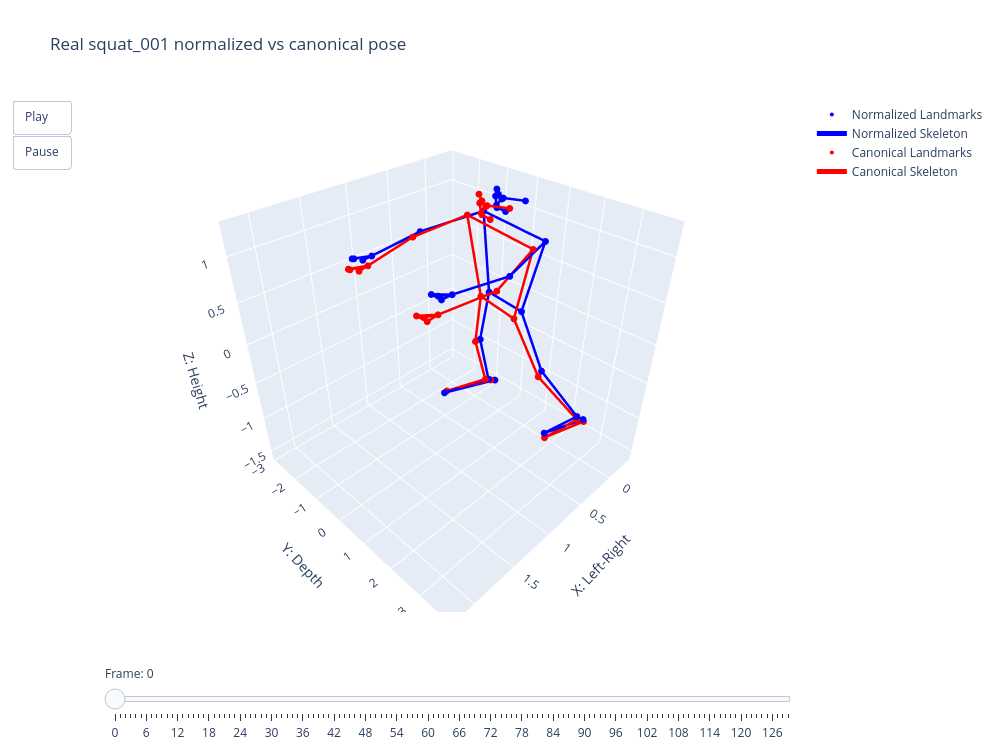

The notebook cell this image was saved under:
### Markdown cell above
### ⑤ Review - Normalized vs Canonical Comparison

Use this overlay to judge the magnitude and direction of optional internal canonicalization. Blue is the default downstream `norm` coordinate family; red is the review-only `canon` coordinate family. Large differences should be treated as a data-confidence warning, not as proof of true biomechanical change.

### Code cell
fig_norm_canon = create_pose_comparison_animation(
    df=canon_df,
    landmarks=LANDMARKS,
    connections=CONNECTIONS,
    coord_modes=('norm', 'canon'),
    names=('Normalized', 'Canonical'),
    frame_duration=33,
    height=750,
    width=1000,
    show_text=False,
    title='Real squat_001 normalized vs canonical pose',
)

fig_norm_canon

### Figure 1 — Plotly figure (JSON) as saved in the notebook; plotly's stock layout.template omitted (floating-point values rounded to 4 significant figures)
{"data": [{"marker": {"color": "blue", "size": 4}, "mode": "markers", "name": "Normalized Landmarks", "showlegend": true, "textposition": "top center", "type": "scatter3d", "x": [0.007065, -0.03677, -0.04678, -0.05931, -0.04664, -0.06241, -0.08723, -0.184, -0.225, -0.03212, -0.04555, -0.2007, -0.2266, 0.425, 0.4805, 0.993, 1.084, 1.124, 1.223, 1.148, 1.24, 1.117, 1.198, 0.04113, -0.04113, 0.06635, 0.008216, -0.08064, -0.1323, -0.1711, -0.2579, 0.2815, 0.3023], "y": [-0.4355, -0.3695, -0.372, -0.3715, -0.6004, -0.603, -0.6037, 0.07553, -0.9768, -0.2145, -0.537, 0.7692, -1.42, 1.033, -1.93, 0.6203, -1.95, 0.631, -2.264, 0.3666, -2.131, 0.5058, -1.922, 0.6759, -0.6759, 1.553, -0.8348, 2.602, -0.7689, 2.67, -0.7878, 2.249, -1.557], "z": [1.108, 1.171, 1.173, 1.174, 1.174, 1.178, 1.182, 1.155, 1.158, 1.052, 1.052, 0.7807, 0.8486, 0.6685, 0.7766, 0.6454, 0.7132, 0.6504, 0.6898, 0.6752, 0.7159, 0.6664, 0.7141, 0.007853, -0.007853, -0.61, -0.6832, -1.122, -1.377, -1.213, -1.474, -1.213, -1.52]}, {"line": {"color": "blue", "width": 5}, "mode": "lines", "name": "Normalized Skeleton", "showlegend": true, "type": "scatter3d", "x": [0.007065, -0.03677, null, -0.03677, -0.04678, null, -0.04678, -0.05931, null, -0.05931, -0.184, null, 0.007065, -0.04664, null, -0.04664, -0.06241, null, -0.06241, -0.08723, null, -0.08723, -0.225, null, -0.03212, -0.04555, null, -0.2007, -0.2266, null, -0.2007, 0.04113, null, -0.2266, -0.04113, null, 0.04113, -0.04113, null, -0.2007, 0.425, null, 0.425, 0.993, null, 0.993, 1.124, null, 0.993, 1.148, null, 0.993, 1.117, null, 1.124, 1.148, null, -0.2266, 0.4805, null, 0.4805, 1.084, null, 1.084, 1.223, null, 1.084, 1.24, null, 1.084, 1.198, null, 1.223, 1.24, null, 0.04113, 0.06635, null, 0.06635, -0.08064, null, -0.08064, -0.1711, null, -0.08064, 0.2815, null, -0.1711, 0.2815, null, -0.04113, 0.008216, null, 0.008216, -0.1323, null, -0.1323, -0.2579, null, -0.1323, 0.3023, null, -0.2579, 0.3023, null], "y": [-0.4355, -0.3695, null, -0.3695, -0.372, null, -0.372, -0.3715, null, -0.3715, 0.07553, null, -0.4355, -0.6004, null, -0.6004, -0.603, null, -0.603, -0.6037, null, -0.6037, -0.9768, null, -0.2145, -0.537, null, 0.7692, -1.42, null, 0.7692, 0.6759, null, -1.42, -0.6759, null, 0.6759, -0.6759, null, 0.7692, 1.033, null, 1.033, 0.6203, null, 0.6203, 0.631, null, 0.6203, 0.3666, null, 0.6203, 0.5058, null, 0.631, 0.3666, null, -1.42, -1.93, null, -1.93, -1.95, null, -1.95, -2.264, null, -1.95, -2.131, null, -1.95, -1.922, null, -2.264, -2.131, null, 0.6759, 1.553, null, 1.553, 2.602, null, 2.602, 2.67, null, 2.602, 2.249, null, 2.67, 2.249, null, -0.6759, -0.8348, null, -0.8348, -0.7689, null, -0.7689, -0.7878, null, -0.7689, -1.557, null, -0.7878, -1.557, null], "z": [1.108, 1.171, null, 1.171, 1.173, null, 1.173, 1.174, null, 1.174, 1.155, null, 1.108, 1.174, null, 1.174, 1.178, null, 1.178, 1.182, null, 1.182, 1.158, null, 1.052, 1.052, null, 0.7807, 0.8486, null, 0.7807, 0.007853, null, 0.8486, -0.007853, null, 0.007853, -0.007853, null, 0.7807, 0.6685, null, 0.6685, 0.6454, null, 0.6454, 0.6504, null, 0.6454, 0.6752, null, 0.6454, 0.6664, null, 0.6504, 0.6752, null, 0.8486, 0.7766, null, 0.7766, 0.7132, null, 0.7132, 0.6898, null, 0.7132, 0.7159, null, 0.7132, 0.7141, null, 0.6898, 0.7159, null, 0.007853, -0.61, null, -0.61, -1.122, null, -1.122, -1.213, null, -1.122, -1.213, null, -1.213, -1.213, null, -0.007853, -0.6832, null, -0.6832, -1.377, null, -1.377, -1.474, null, -1.377, -1.52, null, -1.474, -1.52, null]}, {"marker": {"color": "red", "size": 4}, "mode": "markers", "name": "Canonical Landmarks", "showlegend": true, "textposition": "top center", "type": "scatter3d", "x": [0.2414, 0.2099, 0.201, 0.19, 0.198, 0.1853, 0.1651, 0.06614, 0.0555, 0.2053, 0.1893, 0.004606, 0.0328, 0.6131, 0.5938, 1.18, 1.153, 1.311, 1.292, 1.34, 1.31, 1.307, 1.266, 0.168, 0.09813, 0.1217, 0.09101, -0.08685, -0.07748, -0.1868, -0.1851, 0.2677, 0.2631], "y": [-0.3803, -0.3131, -0.3157, -0.3153, -0.544, -0.5466, -0.5474, 0.1302, -0.922, -0.161, -0.4834, 0.8149, -1.372, 1.08, -1.879, 0.6721, -1.895, 0.684, -2.209, 0.4204, -2.075, 0.5591, -1.867, 0.7056, -0.6469, 1.568, -0.821, 2.604, -0.7723, 2.669, -0.7945, 2.252, -1.561], "z": [1.104, 1.17, 1.172, 1.175, 1.179, 1.184, 1.19, 1.159, 1.189, 1.047, 1.056, 0.7726, 0.8916, 0.5917, 0.7597, 0.5203, 0.6359, 0.5118, 0.6056, 0.5399, 0.6269, 0.5311, 0.6247, -0.01855, 0.004368, -0.6552, -0.6688, -1.173, -1.346, -1.256, -1.429, -1.293, -1.515]}, {"line": {"color": "red", "width": 5}, "mode": "lines", "name": "Canonical Skeleton", "showlegend": true, "type": "scatter3d", "x": [0.2414, 0.2099, null, 0.2099, 0.201, null, 0.201, 0.19, null, 0.19, 0.06614, null, 0.2414, 0.198, null, 0.198, 0.1853, null, 0.1853, 0.1651, null, 0.1651, 0.0555, null, 0.2053, 0.1893, null, 0.004606, 0.0328, null, 0.004606, 0.168, null, 0.0328, 0.09813, null, 0.168, 0.09813, null, 0.004606, 0.6131, null, 0.6131, 1.18, null, 1.18, 1.311, null, 1.18, 1.34, null, 1.18, 1.307, null, 1.311, 1.34, null, 0.0328, 0.5938, null, 0.5938, 1.153, null, 1.153, 1.292, null, 1.153, 1.31, null, 1.153, 1.266, null, 1.292, 1.31, null, 0.168, 0.1217, null, 0.1217, -0.08685, null, -0.08685, -0.1868, null, -0.08685, 0.2677, null, -0.1868, 0.2677, null, 0.09813, 0.09101, null, 0.09101, -0.07748, null, -0.07748, -0.1851, null, -0.07748, 0.2631, null, -0.1851, 0.2631, null], "y": [-0.3803, -0.3131, null, -0.3131, -0.3157, null, -0.3157, -0.3153, null, -0.3153, 0.1302, null, -0.3803, -0.544, null, -0.544, -0.5466, null, -0.5466, -0.5474, null, -0.5474, -0.922, null, -0.161, -0.4834, null, 0.8149, -1.372, null, 0.8149, 0.7056, null, -1.372, -0.6469, null, 0.7056, -0.6469, null, 0.8149, 1.08, null, 1.08, 0.6721, null, 0.6721, 0.684, null, 0.6721, 0.4204, null, 0.6721, 0.5591, null, 0.684, 0.4204, null, -1.372, -1.879, null, -1.879, -1.895, null, -1.895, -2.209, null, -1.895, -2.075, null, -1.895, -1.867, null, -2.209, -2.075, null, 0.7056, 1.568, null, 1.568, 2.604, null, 2.604, 2.669, null, 2.604, 2.252, null, 2.669, 2.252, null, -0.6469, -0.821, null, -0.821, -0.7723, null, -0.7723, -0.7945, null, -0.7723, -1.561, null, -0.7945, -1.561, null], "z": [1.104, 1.17, null, 1.17, 1.172, null, 1.172, 1.175, null, 1.175, 1.159, null, 1.104, 1.179, null, 1.179, 1.184, null, 1.184, 1.19, null, 1.19, 1.189, null, 1.047, 1.056, null, 0.7726, 0.8916, null, 0.7726, -0.01855, null, 0.8916, 0.004368, null, -0.01855, 0.004368, null, 0.7726, 0.5917, null, 0.5917, 0.5203, null, 0.5203, 0.5118, null, 0.5203, 0.5399, null, 0.5203, 0.5311, null, 0.5118, 0.5399, null, 0.8916, 0.7597, null, 0.7597, 0.6359, null, 0.6359, 0.6056, null, 0.6359, 0.6269, null, 0.6359, 0.6247, null, 0.6056, 0.6269, null, -0.01855, -0.6552, null, -0.6552, -1.173, null, -1.173, -1.256, null, -1.173, -1.293, null, -1.256, -1.293, null, 0.004368, -0.6688, null, -0.6688, -1.346, null, -1.346, -1.429, null, -1.346, -1.515, null, -1.429, -1.515, null]}], "layout": {"height": 750, "scene": {"aspectmode": "cube", "xaxis": {"range": [-0.382, 2.264], "title": {"text": "X: Left-Right"}}, "yaxis": {"range": [-3.07, 3.992], "title": {"text": "Y: Depth"}}, "zaxis": {"range": [-1.631, 1.352], "title": {"text": "Z: Height"}}}, "showlegend": true, "sliders": [{"active": 0, "currentvalue": {"prefix": "Frame: "}, "pad": {"t": 50}, "steps": [{"args": [["0"], {"frame": {"duration": 0, "redraw": true}}], "label": "0", "method": "animate"}, {"args": [["1"], {"frame": {"duration": 0, "redraw": true}}], "label": "1", "method": "animate"}, {"args": [["2"], {"frame": {"duration": 0, "redraw": true}}], "label": "2", "method": "animate"}, {"args": [["3"], {"frame": {"duration": 0, "redraw": true}}], "label": "3", "method": "animate"}, {"args": [["4"], {"frame": {"duration": 0, "redraw": true}}], "label": "4", "method": "animate"}, {"args": [["5"], {"frame": {"duration": 0, "redraw": true}}], "label": "5", "method": "animate"}, {"args": [["6"], {"frame": {"duration": 0, "redraw": true}}], "label": "6", "method": "animate"}, {"args": [["7"], {"frame": {"duration": 0, "redraw": true}}], "label": "7", "method": "animate"}, {"args": [["8"], {"frame": {"duration": 0, "redraw": true}}], "label": "8", "method": "animate"}, {"args": [["9"], {"frame": {"duration": 0, "redraw": true}}], "label": "9", "method": "animate"}, {"args": [["10"], {"frame": {"duration": 0, "redraw": true}}], "label": "10", "method": "animate"}, {"args": [["11"], {"frame": {"duration": 0, "redraw": true}}], "label": "11", "method": "animate"}, {"args": [["12"], {"frame": {"duration": 0, "redraw": true}}], "label": "12", "method": "animate"}, {"args": [["13"], {"frame": {"duration": 0, "redraw": true}}], "label": "13", "method": "animate"}, {"args": [["14"], {"frame": {"duration": 0, "redraw": true}}], "label": "14", "method": "animate"}, {"args": [["15"], {"frame": {"duration": 0, "redraw": true}}], "label": "15", "method": "animate"}, {"args": [["16"], {"frame": {"duration": 0, "redraw": true}}], "label": "16", "method": "animate"}, {"args": [["17"], {"frame": {"duration": 0, "redraw": true}}], "label": "17", "method": "animate"}, {"args": [["18"], {"frame": {"duration": 0, "redraw": true}}], "label": "18", "method": "animate"}, {"args": [["19"], {"frame": {"duration": 0, "redraw": true}}], "label": "19", "method": "animate"}, {"args": [["20"], {"frame": {"duration": 0, "redraw": true}}], "label": "20", "method": "animate"}, {"args": [["21"], {"frame": {"duration": 0, "redraw": true}}], "label": "21", "method": "animate"}, {"args": [["22"], {"frame": {"duration": 0, "redraw": true}}], "label": "22", "method": "animate"}, {"args": [["23"], {"frame": {"duration": 0, "redraw": true}}], "label": "23", "method": "animate"}, {"args": [["24"], {"frame": {"duration": 0, "redraw": true}}], "label": "24", "method": "animate"}, {"args": [["25"], {"frame": {"duration": 0, "redraw": true}}], "label": "25", "method": "animate"}, {"args": [["26"], {"frame": {"duration": 0, "redraw": true}}], "label": "26", "method": "animate"}, {"args": [["27"], {"frame": {"duration": 0, "redraw": true}}], "label": "27", "method": "animate"}, {"args": [["28"], {"frame": {"duration": 0, "redraw": true}}], "label": "28", "method": "animate"}, {"args": [["29"], {"frame": {"duration": 0, "redraw": true}}], "label": "29", "method": "animate"}, {"args": [["30"], {"frame": {"duration": 0, "redraw": true}}], "label": "30", "method": "animate"}, {"args": [["31"], {"frame": {"duration": 0, "redraw": true}}], "label": "31", "method": "animate"}, {"args": [["32"], {"frame": {"duration": 0, "redraw": true}}], "label": "32", "method": "animate"}, {"args": [["33"], {"frame": {"duration": 0, "redraw": true}}], "label": "33", "method": "animate"}, {"args": [["34"], {"frame": {"duration": 0, "redraw": true}}], "label": "34", "method": "animate"}, {"args": [["35"], {"frame": {"duration": 0, "redraw": true}}], "label": "35", "method": "animate"}, {"args": [["36"], {"frame": {"duration": 0, "redraw": true}}], "label": "36", "method": "animate"}, {"args": [["37"], {"frame": {"duration": 0, "redraw": true}}], "label": "37", "method": "animate"}, {"args": [["38"], {"frame": {"duration": 0, "redraw": true}}], "label": "38", "method": "animate"}, {"args": [["39"], {"frame": {"duration": 0, "redraw": true}}], "label": "39", "method": "animate"}, {"args": [["40"], {"frame": {"duration": 0, "redraw": true}}], "label": "40", "method": "animate"}, {"args": [["41"], {"frame": {"duration": 0, "redraw": true}}], "label": "41", "method": "animate"}, {"args": [["42"], {"frame": {"duration": 0, "redraw": true}}], "label": "42", "method": "animate"}, {"args": [["43"], {"frame": {"duration": 0, "redraw": true}}], "label": "43", "method": "animate"}, {"args": [["44"], {"frame": {"duration": 0, "redraw": true}}], "label": "44", "method": "animate"}, {"args": [["45"], {"frame": {"duration": 0, "redraw": true}}], "label": "45", "method": "animate"}, {"args": [["46"], {"frame": {"duration": 0, "redraw": true}}], "label": "46", "method": "animate"}, {"args": [["47"], {"frame": {"duration": 0, "redraw": true}}], "label": "47", "method": "animate"}, {"args": [["48"], {"frame": {"duration": 0, "redraw": true}}], "label": "48", "method": "animate"}, {"args": [["49"], {"frame": {"duration": 0, "redraw": true}}], "label": "49", "method": "animate"}, {"args": [["50"], {"frame": {"duration": 0, "redraw": true}}], "label": "50", "method": "animate"}, {"args": [["51"], {"frame": {"duration": 0, "redraw": true}}], "label": "51", "method": "animate"}, {"args": [["52"], {"frame": {"duration": 0, "redraw": true}}], "label": "52", "method": "animate"}, {"args": [["53"], {"frame": {"duration": 0, "redraw": true}}], "label": "53", "method": "animate"}, {"args": [["54"], {"frame": {"duration": 0, "redraw": true}}], "label": "54", "method": "animate"}, {"args": [["55"], {"frame": {"duration": 0, "redraw": true}}], "label": "55", "method": "animate"}, {"args": [["56"], {"frame": {"duration": 0, "redraw": true}}], "label": "56", "method": "animate"}, {"args": [["57"], {"frame": {"duration": 0, "redraw": true}}], "label": "57", "method": "animate"}, {"args": [["58"], {"frame": {"duration": 0, "redraw": true}}], "label": "58", "method": "animate"}, {"args": [["59"], {"frame": {"duration": 0, "redraw": true}}], "label": "59", "method": "animate"}, {"args": [["60"], {"frame": {"duration": 0, "redraw": true}}], "label": "60", "method": "animate"}, {"args": [["61"], {"frame": {"duration": 0, "redraw": true}}], "label": "61", "method": "animate"}, {"args": [["62"], {"frame": {"duration": 0, "redraw": true}}], "label": "62", "method": "animate"}, {"args": [["63"], {"frame": {"duration": 0, "redraw": true}}], "label": "63", "method": "animate"}, {"args": [["64"], {"frame": {"duration": 0, "redraw": true}}], "label": "64", "method": "animate"}, {"args": [["65"], {"frame": {"duration": 0, "redraw": true}}], "label": "65", "method": "animate"}, {"args": [["66"], {"frame": {"duration": 0, "redraw": true}}], "label": "66", "method": "animate"}, {"args": [["67"], {"frame": {"duration": 0, "redraw": true}}], "label": "67", "method": "animate"}, {"args": [["68"], {"frame": {"duration": 0, "redraw": true}}], "label": "68", "method": "animate"}, {"args": [["69"], {"frame": {"duration": 0, "redraw": true}}], "label": "69", "method": "animate"}, {"args": [["70"], {"frame": {"duration": 0, "redraw": true}}], "label": "70", "method": "animate"}, {"args": [["71"], {"frame": {"duration": 0, "redraw": true}}], "label": "71", "method": "animate"}, {"args": [["72"], {"frame": {"duration": 0, "redraw": true}}], "label": "72", "method": "animate"}, {"args": [["73"], {"frame": {"duration": 0, "redraw": true}}], "label": "73", "method": "animate"}, {"args": [["74"], {"frame": {"duration": 0, "redraw": true}}], "label": "74", "method": "animate"}, {"args": [["75"], {"frame": {"duration": 0, "redraw": true}}], "label": "75", "method": "animate"}, {"args": [["76"], {"frame": {"duration": 0, "redraw": true}}], "label": "76", "method": "animate"}, {"args": [["77"], {"frame": {"duration": 0, "redraw": true}}], "label": "77", "method": "animate"}, {"args": [["78"], {"frame": {"duration": 0, "redraw": true}}], "label": "78", "method": "animate"}, {"args": [["79"], {"frame": {"duration": 0, "redraw": true}}], "label": "79", "method": "animate"}, {"args": [["80"], {"frame": {"duration": 0, "redraw": true}}], "label": "80", "method": "animate"}, {"args": [["81"], {"frame": {"duration": 0, "redraw": true}}], "label": "81", "method": "animate"}, {"args": [["82"], {"frame": {"duration": 0, "redraw": true}}], "label": "82", "method": "animate"}, {"args": [["83"], {"frame": {"duration": 0, "redraw": true}}], "label": "83", "method": "animate"}, {"args": [["84"], {"frame": {"duration": 0, "redraw": true}}], "label": "84", "method": "animate"}, {"args": [["85"], {"frame": {"duration": 0, "redraw": true}}], "label": "85", "method": "animate"}, {"args": [["86"], {"frame": {"duration": 0, "redraw": true}}], "label": "86", "method": "animate"}, {"args": [["87"], {"frame": {"duration": 0, "redraw": true}}], "label": "87", "method": "animate"}, {"args": [["88"], {"frame": {"duration": 0, "redraw": true}}], "label": "88", "method": "animate"}, {"args": [["89"], {"frame": {"duration": 0, "redraw": true}}], "label": "89", "method": "animate"}, {"args": [["90"], {"frame": {"duration": 0, "redraw": true}}], "label": "90", "method": "animate"}, {"args": [["91"], {"frame": {"duration": 0, "redraw": true}}], "label": "91", "method": "animate"}, {"args": [["92"], {"frame": {"duration": 0, "redraw": true}}], "label": "92", "method": "animate"}, {"args": [["93"], {"frame": {"duration": 0, "redraw": true}}], "label": "93", "method": "animate"}, {"args": [["94"], {"frame": {"duration": 0, "redraw": true}}], "label": "94", "method": "animate"}, {"args": [["95"], {"frame": {"duration": 0, "redraw": true}}], "label": "95", "method": "animate"}, {"args": [["96"], {"frame": {"duration": 0, "redraw": true}}], "label": "96", "method": "animate"}, {"args": [["97"], {"frame": {"duration": 0, "redraw": true}}], "label": "97", "method": "animate"}, {"args": [["98"], {"frame": {"duration": 0, "redraw": true}}], "label": "98", "method": "animate"}, {"args": [["99"], {"frame": {"duration": 0, "redraw": true}}], "label": "99", "method": "animate"}, {"args": [["100"], {"frame": {"duration": 0, "redraw": true}}], "label": "100", "method": "animate"}, {"args": [["101"], {"frame": {"duration": 0, "redraw": true}}], "label": "101", "method": "animate"}, {"args": [["102"], {"frame": {"duration": 0, "redraw": true}}], "label": "102", "method": "animate"}, {"args": [["103"], {"frame": {"duration": 0, "redraw": true}}], "label": "103", "method": "animate"}, {"args": [["104"], {"frame": {"duration": 0, "redraw": true}}], "label": "104", "method": "animate"}, {"args": [["105"], {"frame": {"duration": 0, "redraw": true}}], "label": "105", "method": "animate"}, {"args": [["106"], {"frame": {"duration": 0, "redraw": true}}], "label": "106", "method": "animate"}, {"args": [["107"], {"frame": {"duration": 0, "redraw": true}}], "label": "107", "method": "animate"}, {"args": [["108"], {"frame": {"duration": 0, "redraw": true}}], "label": "108", "method": "animate"}, {"args": [["109"], {"frame": {"duration": 0, "redraw": true}}], "label": "109", "method": "animate"}, {"args": [["110"], {"frame": {"duration": 0, "redraw": true}}], "label": "110", "method": "animate"}, {"args": [["111"], {"frame": {"duration": 0, "redraw": true}}], "label": "111", "method": "animate"}, {"args": [["112"], {"frame": {"duration": 0, "redraw": true}}], "label": "112", "method": "animate"}, {"args": [["113"], {"frame": {"duration": 0, "redraw": true}}], "label": "113", "method": "animate"}, {"args": [["114"], {"frame": {"duration": 0, "redraw": true}}], "label": "114", "method": "animate"}, {"args": [["115"], {"frame": {"duration": 0, "redraw": true}}], "label": "115", "method": "animate"}, {"args": [["116"], {"frame": {"duration": 0, "redraw": true}}], "label": "116", "method": "animate"}, {"args": [["117"], {"frame": {"duration": 0, "redraw": true}}], "label": "117", "method": "animate"}, {"args": [["118"], {"frame": {"duration": 0, "redraw": true}}], "label": "118", "method": "animate"}, {"args": [["119"], {"frame": {"duration": 0, "redraw": true}}], "label": "119", "method": "animate"}, {"args": [["120"], {"frame": {"duration": 0, "redraw": true}}], "label": "120", "method": "animate"}, {"args": [["121"], {"frame": {"duration": 0, "redraw": true}}], "label": "121", "method": "animate"}, {"args": [["122"], {"frame": {"duration": 0, "redraw": true}}], "label": "122", "method": "animate"}, {"args": [["123"], {"frame": {"duration": 0, "redraw": true}}], "label": "123", "method": "animate"}, {"args": [["124"], {"frame": {"duration": 0, "redraw": true}}], "label": "124", "method": "animate"}, {"args": [["125"], {"frame": {"duration": 0, "redraw": true}}], "label": "125", "method": "animate"}, {"args": [["126"], {"frame": {"duration": 0, "redraw": true}}], "label": "126", "method": "animate"}, {"args": [["127"], {"frame": {"duration": 0, "redraw": true}}], "label": "127", "method": "animate"}, {"args": [["128"], {"frame": {"duration": 0, "redraw": true}}], "label": "128", "method": "animate"}, {"args": [["129"], {"frame": {"duration": 0, "redraw": true}}], "label": "129", "method": "animate"}]}], "title": {"text": "Real squat_001 normalized vs canonical pose"}, "updatemenus": [{"buttons": [{"args": [null, {"frame": {"duration": 33, "redraw": true}, "fromcurrent": true, "mode": "immediate", "transition": {"duration": 0}}], "label": "Play", "method": "animate"}, {"args": [[null], {"frame": {"duration": 0, "redraw": false}, "mode": "immediate"}], "label": "Pause", "method": "animate"}], "showactive": false, "type": "buttons"}], "width": 1000}}
